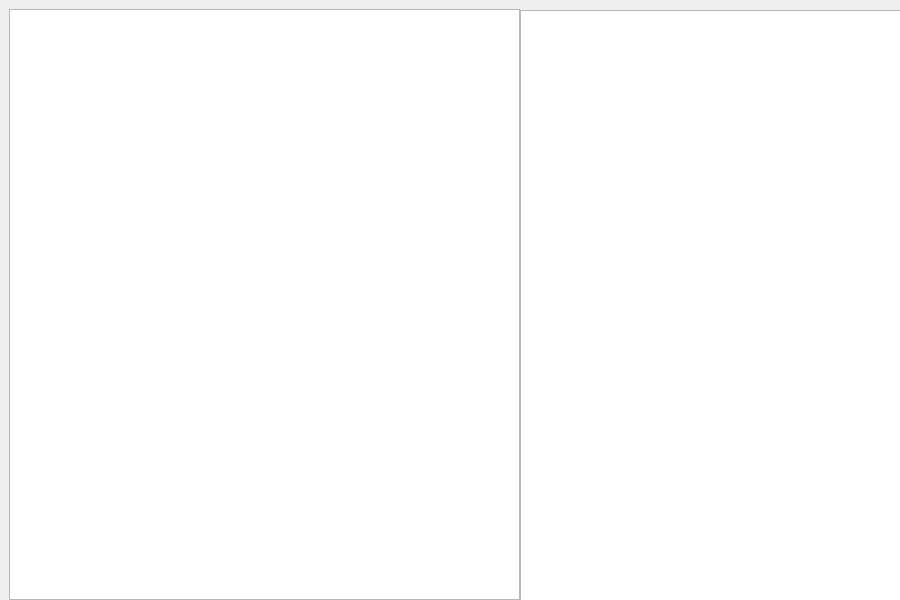
<?xml version="1.0" encoding="UTF-8"?>
<ui version="4.0">
 <class>MainWindow</class>
 <widget class="QMainWindow" name="MainWindow">
  <property name="geometry">
   <rect>
    <x>0</x>
    <y>0</y>
    <width>900</width>
    <height>600</height>
   </rect>
  </property>
  <property name="minimumSize">
   <size>
    <width>900</width>
    <height>600</height>
   </size>
  </property>
  <property name="maximumSize">
   <size>
    <width>900</width>
    <height>600</height>
   </size>
  </property>
  <property name="windowTitle">
   <string>MainWindow</string>
  </property>
  <widget class="QWidget" name="centralwidget">
   <widget class="QListView" name="listView_2">
    <property name="geometry">
     <rect>
      <x>520</x>
      <y>10</y>
      <width>381</width>
      <height>591</height>
     </rect>
    </property>
   </widget>
   <widget class="QTableWidget" name="tableWidget">
    <property name="geometry">
     <rect>
      <x>9</x>
      <y>9</y>
      <width>511</width>
      <height>591</height>
     </rect>
    </property>
    <property name="sizePolicy">
     <sizepolicy hsizetype="Preferred" vsizetype="Preferred">
      <horstretch>0</horstretch>
      <verstretch>0</verstretch>
     </sizepolicy>
    </property>
    <property name="styleSheet">
     <string notr="true">border-image: url(:/gui/background.jpg);</string>
    </property>
   </widget>
  </widget>
 </widget>
 <resources>
  <include location="gui.qrc"/>
 </resources>
 <connections/>
</ui>
